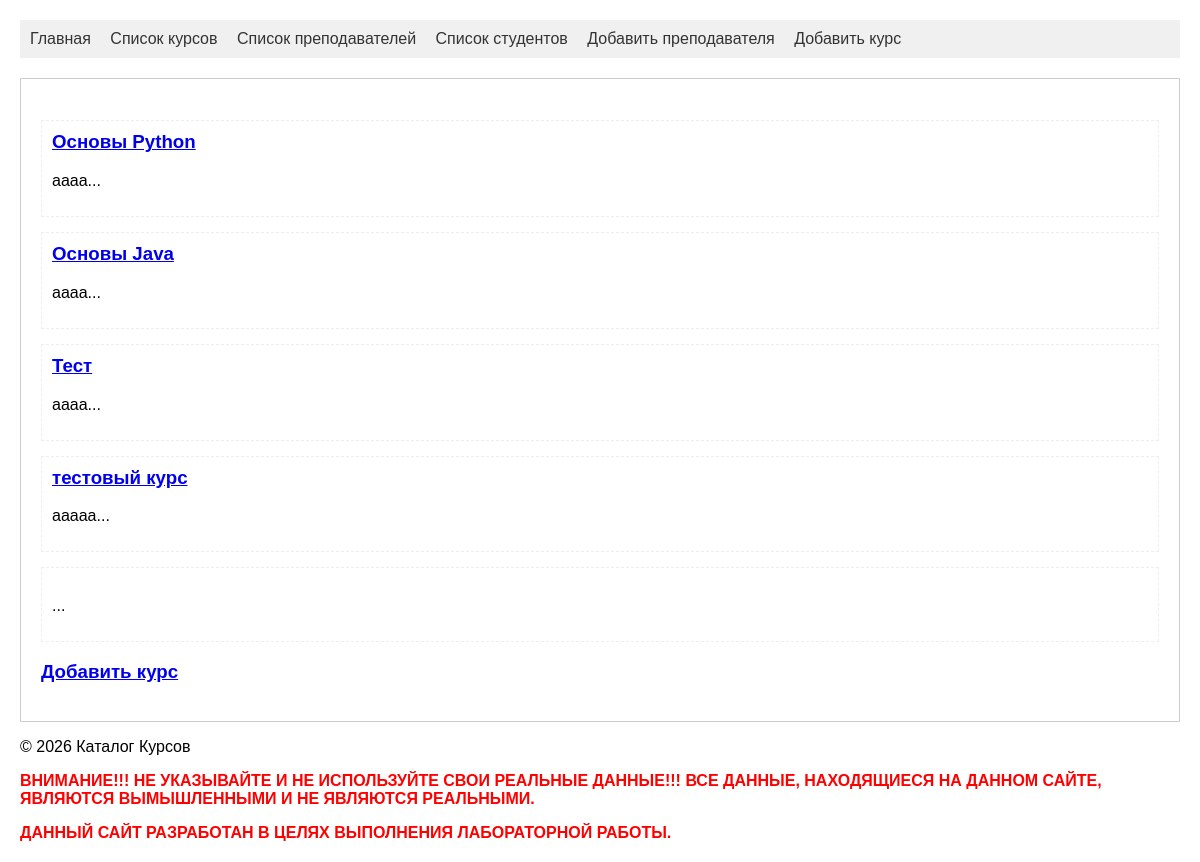
Page /courses/ on the committed database.
### schedule/models.py (models this page shows)
class Course(models.Model):
    teacher = models.ForeignKey(
        Teacher,
        on_delete=models.SET_NULL,
        null=True,
        related_name='course'
    )
    title = models.CharField(max_length=100, null=False, validators=[validate_no_numbers, validate_start_with_letter], verbose_name="Наименование курса")
    min_description = models.CharField(max_length=30, verbose_name="Краткое описание курса")
    description = models.TextField(null=False, validators=[validate_min_words], verbose_name="Подробное описание курса")
    start_date = models.DateField(default=timezone.now, verbose_name="Дата начала курса")
    end_date = models.DateField(default=timezone.now, verbose_name="Дата окончания курса")

### schedule/views.py (the view)
# urls.py: path('courses/', views.courses, name='courses'),
def courses(request):
    courses = Course.objects.all()
    return render(request, 'courses.html', {"courses": courses})

### schedule/templates/courses.html (shortened to what this page needs)
{% extends 'base.html' %}
{% block content %}
  {% if courses %}
        {% for course in courses %}
        <div class="course-item">
            <h3><a href="{% url 'course_detail' course.id %}">{{ course.title }}</a></h3>
            <p>{{ course.min_description|slice:":100" }}...</p>
        </div>
        {% endfor %}
    {% else %}
        <p>Курсы пока не добавлены.</p>
    {% endif %}
<h3><a href="{% url 'course_create' %}">Добавить курс</a></h3>
{% endblock %}

### schedule/templates/base.html (style rules this page uses)
body { font-family: sans-serif; margin: 20px; }
.course-item, .author-item, .student-item { margin-bottom: 15px; padding: 10px; border: 1px dashed #eee; }
.course-item h3, .author-item h3, .student-item h3 { margin-top: 0; }

### rows in the picture
Course: title "Основы Python", min_description "aaaa"
Course: title "Основы Java", min_description "aaaa"
Course: title "Тест", min_description "aaaa"
Course: title "тестовый курс", min_description "ааааа"
